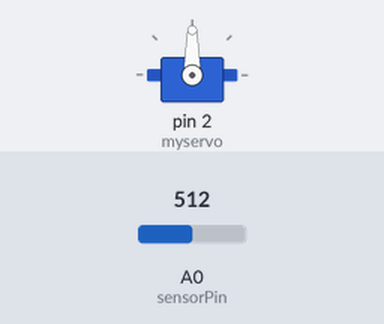
Simulated run of this sketch. Board: Arduino Uno, built with avr-gcc and run on an emulated ATmega328P. Parts: servo. Inputs (shaded band) come from the test bench; at power-on: A0 (sensorPin) = 512.

Above: at 1.2 s.
1.3 s: A0 (sensorPin) set to 655
At 2.6 s:
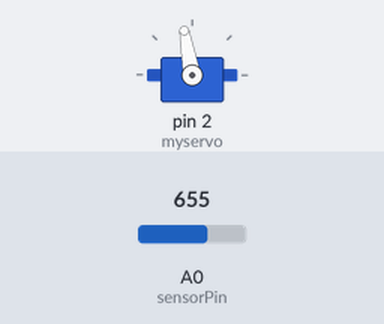
2.9 s: A0 (sensorPin) set to 635
At 3.9 s:
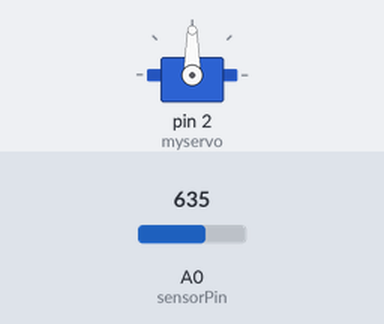
4.4 s: A0 (sensorPin) set to 716
At 5.7 s:
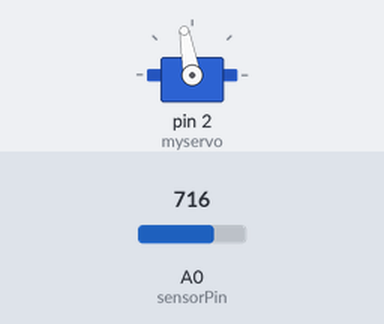
Timing chart, 0 to 7.4 s (numbered marks = the images above; inputs shaded):
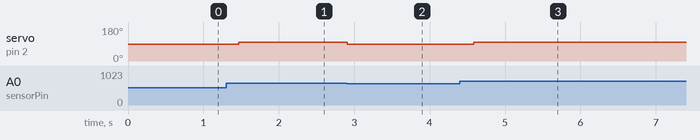

Measured:
- after the input at 1.3 s, servo on pin 2 (myservo): 90° → 100° after 0.17 s
- after the input at 2.9 s, servo on pin 2 (myservo): 100° → 90° at once
- after the input at 4.4 s, servo on pin 2 (myservo): 90° → 100° after 0.19 s

The sketch:

Bot_Dinosaurus.ino
```cpp
#include <Servo.h>
Servo myservo;  // create servo object to control a servo

int sensorPin = A0, sensorValue = 0;
int pos = 90;
bool jump;

void setup() {
  // put your setup code here, to run once:
  Serial.begin(115200);
  myservo.attach(2);  // attaches the servo on pin 9 to the servo object
}

void loop() {
  // put your main code here, to run repeatedly:
  sensorValue = analogRead(sensorPin);
//  Serial.println(sensorValue);

  if (sensorValue > 645) {
    jump = false;              // tell servo to go to position in variable 'pos'
  } else {
    jump = true;              // tell servo to go to position in variable 'pos'
  }

  if(jump){
    myservo.write(90);
    delay(200);
  }else{
    myservo.write(100);
  }

  delay(10);
}
```
